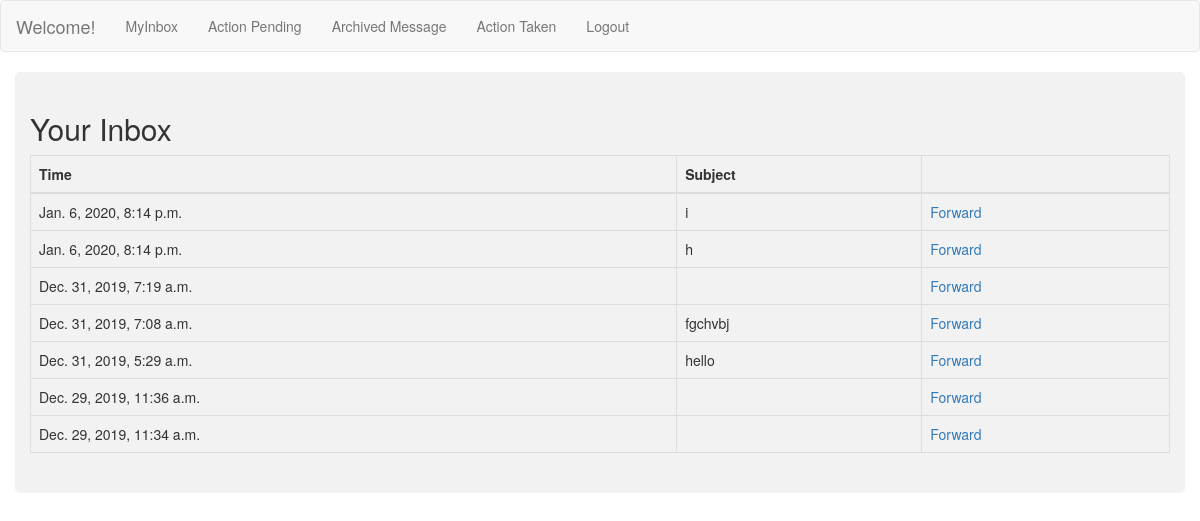
Screenshot of /dgpinbox (signed in) with the database file from the repository.
### myportfolio/models.py (models this page shows, shortened)
class Message(models.Model):
    Name=models.CharField(max_length=200, null=True)
    Aadhar=models.PositiveIntegerField(null=True)
    Contact_Number=models.CharField(max_length=200,null=True)
    Email_id=models.CharField(max_length=200,null=True)
    Address=models.CharField(max_length=200,null=True)
    City=models.CharField(max_length=200,null=True)
    State=models.CharField(max_length=200,null=True)
    PIN_Code=models.PositiveIntegerField(null=True)
    from_user=models.ForeignKey(User,on_delete=models.CASCADE, related_name='fromuser')
    to_user=models.ForeignKey(User,on_delete=models.CASCADE, related_name='touser')
    title=models.CharField(max_length=200, null=True)
    description=models.CharField(max_length=1000,null=True)
    comments=models.CharField(max_length=1000, null=True)
    comments_aig=models.CharField(max_length=1000,null=True)
    up_files=models.FileField(verbose_name='file',upload_to='documents/')
    release_date = models.DateTimeField(default=datetime.now(), null=True)
    action_taken=models.CharField(max_length=1000, null=True)
    is_archived=models.BooleanField(default=False)
    is_approved_aig=models.BooleanField(default=False)
    is_approved_dgp=models.BooleanField(default=False)
    is_actiontaken=models.BooleanField(default=False)
    complaint_id = models.AutoField(primary_key=True)
    is_reconsider_aig=models.BooleanField(default=False)
    is_reconsider_dgp=models.BooleanField(default=False)
    reconsider_dgp=models.CharField(max_length=1000,null=True)
    reconsider_aig=models.CharField(max_length=1000,null=True)
    def get_absolute_url(self):
        return reverse('mess:detail', kwargs={'pk': self.pk})
    class Meta:
       ordering = ['-release_date']

### myportfolio/views.py (the view)
# urls.py: path('dgpinbox',views.dgpinbox.as_view(),name='dgpoffice'),
@method_decorator(login_required, name='dispatch')
class dgpinbox(ListView):
    model=Message
    paginate_by = 10
    context_object_name='messages'
    template_name='myportfolio/dgpinbox.html'
    def get_queryset(self):
        queryset = super(dgpinbox, self).get_queryset()
        queryset = queryset.filter(to_user=self.request.user,is_archived=False,is_actiontaken=False,is_approved_aig=False)
        return queryset

### templates/myportfolio/dgpinbox.html (shortened to what this page needs)
{% extends "myportfolio/base_dgp.html" %}
{% block body %}
  <div class="container">
    <h2>Your Inbox</h2>
    <table class="table table-hover table-bordered">
      <thead>
        <tr>
          <th>Time</th>
          <th>Subject</th>
          <th></th>
        </tr>
      </thead>
      <tbody>
        {% for message in messages %}
          <tr>
          <td>{{message.release_date}}</td>
          <td>{{message.title}}</td>
          <td><a href =" {{ message.get_absolute_url }}/update">Forward</a></td>
        </tr>
        {% endfor %}
      </tbody>
    </table>
  </div>
{% endblock %}

### static/css/mystyle.css (style rules this page uses)
.container { border-radius: 5px; background-color: #f2f2f2; padding: 20px; }

### rows the page displays
Message: release_date "Jan. 6, 2020, 8:14 p.m.", title "i"
Message: release_date "Jan. 6, 2020, 8:14 p.m.", title "h"
Message: release_date "Dec. 31, 2019, 7:19 a.m."
Message: release_date "Dec. 31, 2019, 7:08 a.m.", title "fgchvbj"
Message: release_date "Dec. 31, 2019, 5:29 a.m.", title "hello"
Message: release_date "Dec. 29, 2019, 11:36 a.m."
Message: release_date "Dec. 29, 2019, 11:34 a.m."
